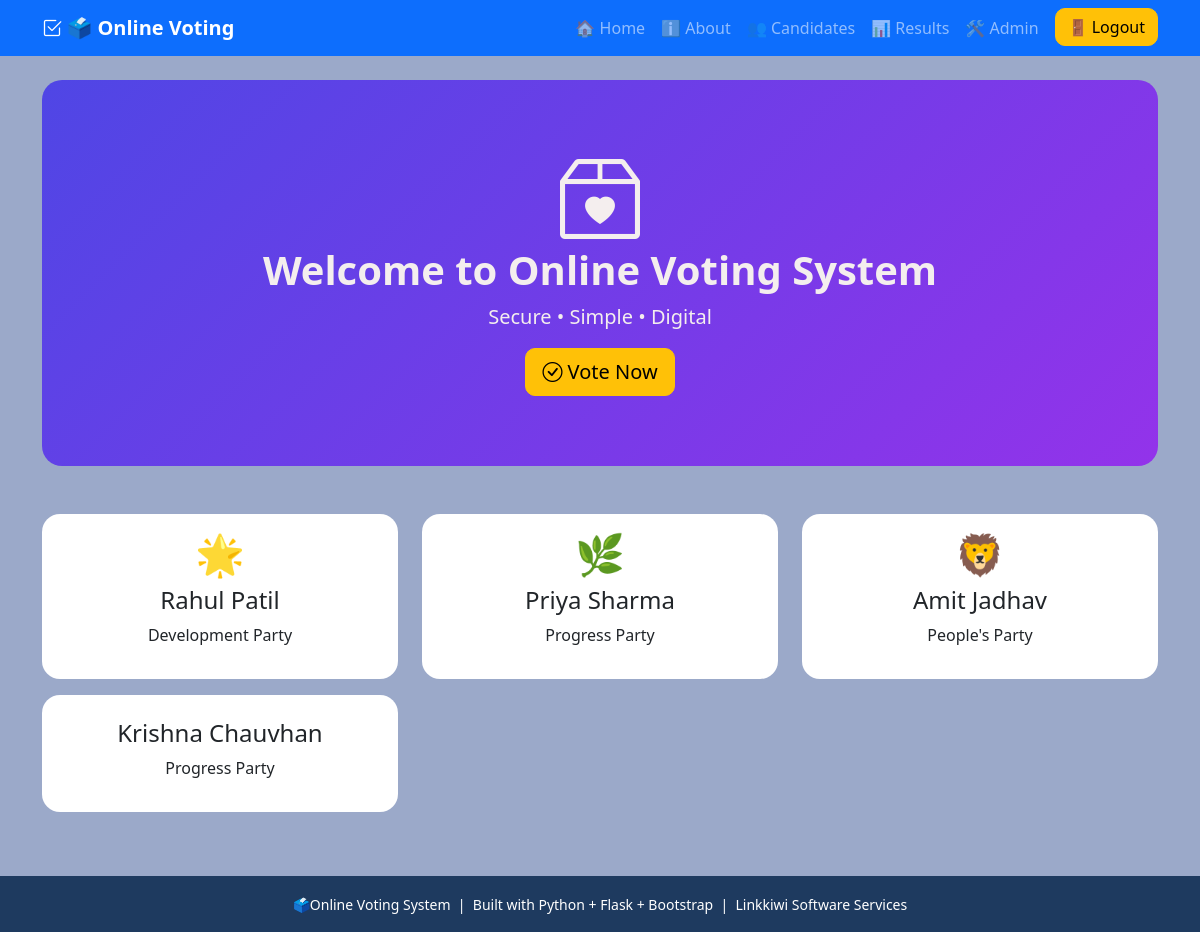
The page / (signed in) on the database its author committed.
### tables this page shows
CREATE TABLE candidates(
            id INTEGER PRIMARY KEY AUTOINCREMENT,
            name TEXT NOT NULL,
            party TEXT NOT NULL,
            symbol TEXT,
            votes INTEGER DEFAULT 0
        );

### app.py (the view)
@app.route("/")
def home():
    connection = get_db()
    candidates = connection.execute("SELECT * FROM candidates ORDER BY id").fetchall()
    connection.close()
    return render_template("index.html",candidates=candidates)

### app.py (called while the page is built)
def get_db():
    connection = sqlite3.connect(DATABASE)
    connection.row_factory = sqlite3.Row
    return connection

### templates/index.html (shortened to what this page needs)
{% extends "base.html" %}
{% block content %}
<div class="hero text-center">
    <i class="bi bi-box2-heart display-1"></i>
    <h1 class="fw-bold">
       Welcome to Online Voting System
    </h1>
    <p class="lead">
        Secure • Simple • Digital
    </p>
    {% if session.get("user_id") %}
    <a
        href="{{ url_for('candidates') }}"
        class="btn btn-warning btn-lg"
    >
        <i class="bi bi-check-circle"></i>
        Vote Now
    </a>
    {% endif %}
</div>
<div class="row mt-5">
{% for candidate in candidates %}
<div class="col-md-4 mb-3">
    <div class="card candidate-card">
        <div class="card-body text-center">
            <h1>
                {{ candidate.symbol }}
            </h1>
            <h4>
                {{ candidate.name }}
            </h4>
            <p>
                {{ candidate.party }}
            </p>
        </div>
    </div>
</div>
{% endfor %}
</div>
{% endblock %}

### Static/style.css (style rules this page uses)
body { background: #9ba9c9; }
.hero { padding: 70px 20px; color: rgb(244, 238, 238); border-radius: 20px; background: linear-gradient( 135deg, #4f46e5, #9333ea ); }
.candidate-card { border: none; border-radius: 18px; transition: 0.3s; }
.btn { border-radius: 10px; }
.card { border-radius: 18px; }

### rows shown on the page
candidates: symbol "🌟", name "Rahul Patil", party "Development Party"
candidates: symbol "🌿", name "Priya Sharma", party "Progress Party"
candidates: symbol "🦁", name "Amit Jadhav", party "People's Party"
candidates: name "Krishna Chauvhan", party "Progress Party"
